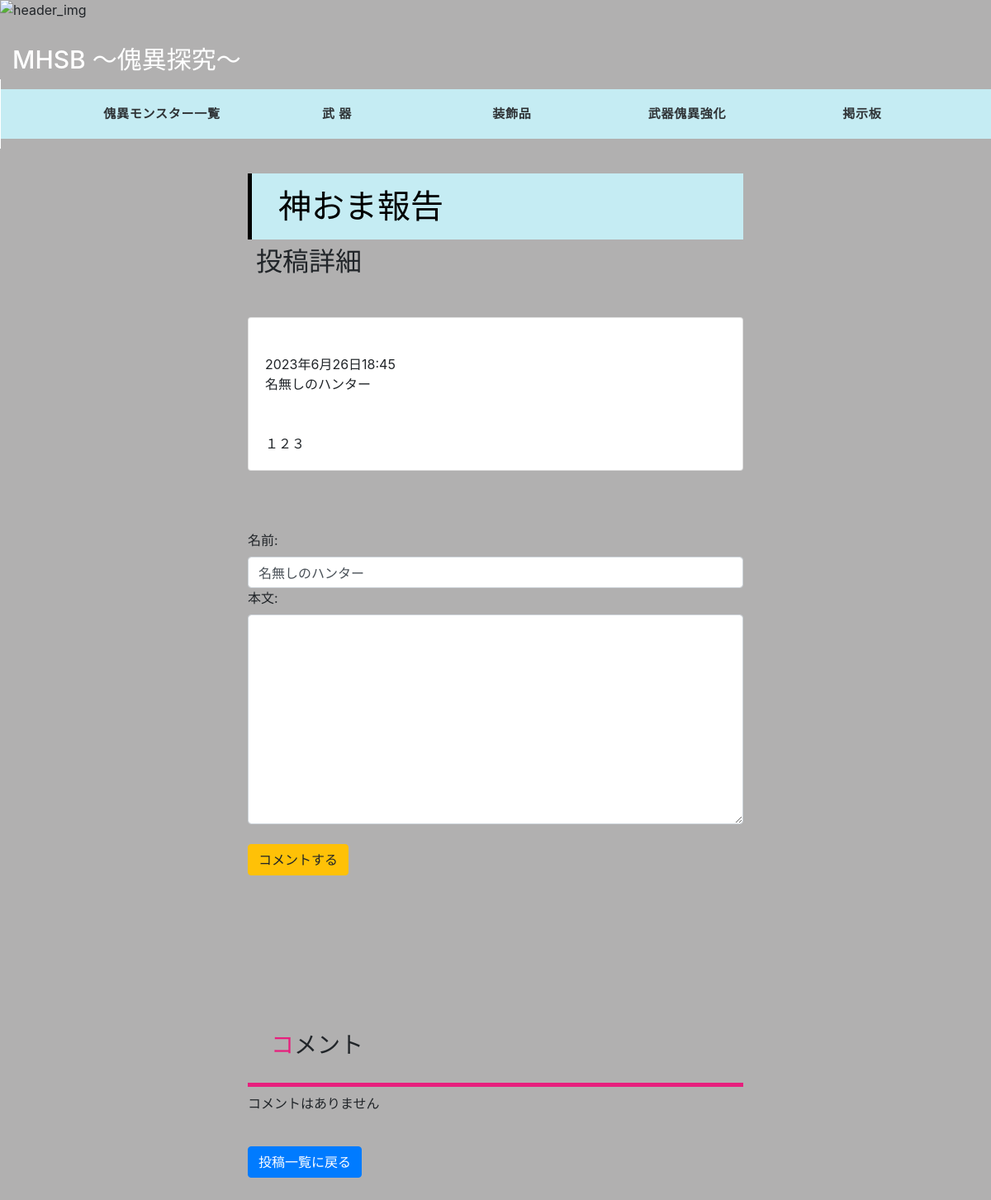
Screenshot of /mhsb/post_detail_1/41/ with the database file from the repository.
### mhsb/models.py (models this page shows, shortened)
class Post_1(models.Model):
    user = models.CharField(max_length=30, default='名無しのハンター')
    content = models.TextField('本文', null=False, max_length=1000)
    created = models.DateTimeField('作成日', default=timezone.now)
    picture = models.ImageField(upload_to = 'images', verbose_name='画像', blank=True)
    class Meta:
        pass

### mhsb/views.py (the view)
# urls.py: path('mhsb/post_detail_1/<int:pk>/', views.PostDetailView_1.as_view(), name='post_detail_1'),
class PostDetailView_1(DetailView):
    model = Post_1
    form_class = CommentForm_1
    template_name = 'mhsb/post_detail_1.html'
    def get_context_data(self, **kwargs):
        context = super().get_context_data(**kwargs)
        context['post'] = get_object_or_404(Post_1, pk=self.kwargs['pk'])
        context['comment'] = Comment_1.objects.order_by('-created_at')
        context['comment_form'] = CommentForm_1
        return context

### mhsb/templates/mhsb/post_detail_1.html (shortened to what this page needs)
{% extends 'mhsb/form_base.html' %}
{% load static %}
{% load widget_tweaks %}
{% block content %}
<h1 class='toukou'>神おま報告</h1>
<h2 class='syosai'>投稿詳細</h2>
    <div class ='deteil_position'>
        <section class="mt-5">
            <div class="card">
                <div class="card-body">
                        <div class="card-text">
                            <span class="fs-6">{{ post.created }}</span>
                                <p class="fs-6">{{ post.user }}</p>
                            <div class="mt-5">
                                {{ post.content }}
                            </div>
                        </div>
                </div>
            </div>
            <br>
            <br>
            <br>
        <form action="{% url 'commentcreate_1' post.pk %}"  method="POST" id="comment-form">
            {% for field in comment_form %}
                <div class="field">
                    {{ field.label_tag }}
                    {% render_field field class="form-control" %}
                </div>
            {% endfor %}
            <br>
            <button class="btn btn-warning" type="submit">コメントする</button>
        </form>
        <br>
        <h3 class="comment-title">コメント</h3>
            {% for comment in post_1.comment_1_set.all %}
            <div class="comment-list">
                <div class='border-bottom'>{{ comment.user }} {{ comment.created_at }}</div>
                <div class='mt-2'>{{ comment.message | linebreaks | urlize }}</div>
            </div>
            {% empty %}
            <p>コメントはありません</p>
            {% endfor %}
            <br>
            <button class="btn btn-primary" onclick="location.href='{% url 'formlist_1' %}'">投稿一覧に戻る</button>
        </section>
    </div>
{% endblock %}

### mhsb/static/css/style.css (style rules this page uses)
body { margin: 0; padding: 0; }
h3 { padding: 1em; border-bottom: #e71f7d solid 5px; margin-top: 165px; padding-top: 165px; }
h3:first-letter { color: #e71f7d; }
.deteil_position { margin: 0 0 550px 0; }
.syosai { margin-left: 10px; top:5px; bottom: 0; }
.toukou { padding: 1rem 2rem; border-left: 5px solid #000; background: rgb(197, 236, 243); margin-top: 210px; margin-left: 0; color: black; }

### rows the page displays
Post_1: created "2023年6月26日18:45", user "名無しのハンター", content "１２３"

### other values shown
{{ field.label_tag }} "名前:" "本文:"
